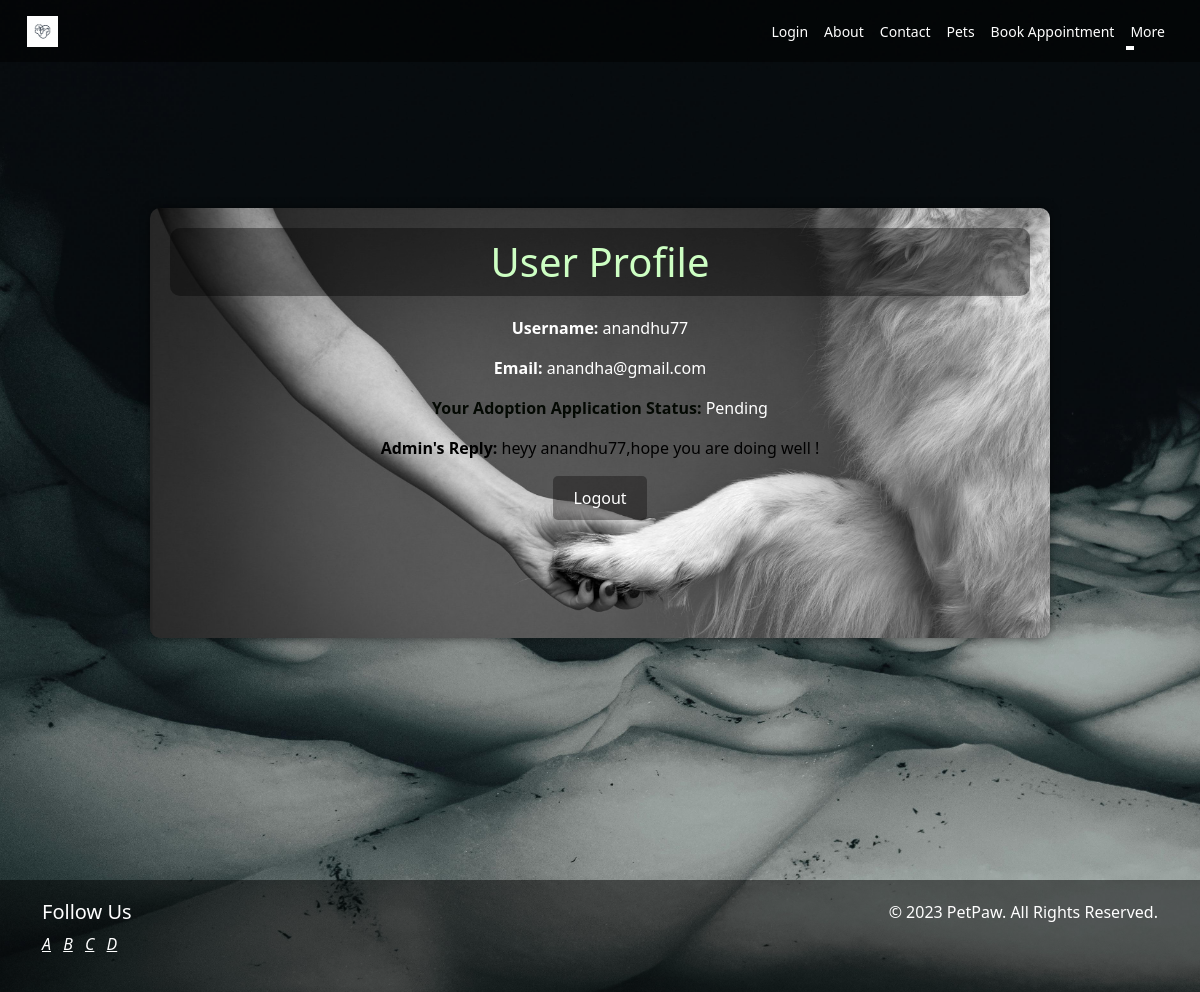
Screenshot of /profile/ (signed in) with the database file from the repository.
### users/models.py (models this page shows, shortened)
class UserProfile(models.Model):
    user = models.OneToOneField(settings.AUTH_USER_MODEL, on_delete=models.CASCADE)
    email = models.EmailField(blank=True)
    bio = models.TextField(blank=True)
    profile_picture = models.ImageField(upload_to='profile_pictures/', blank=True)
    STATUS_CHOICES = (
        ('Pending', 'Pending'),
        ('Approved', 'Approved'),
        ('Rejected', 'Rejected'),
    )
    adoption_status = models.CharField(max_length=20, choices=STATUS_CHOICES, default='Pending')
    admin_reply = models.TextField(blank=True)

class CustomUser(AbstractUser):
    is_regular_user = models.BooleanField(default=True)
    bio = models.TextField(blank=True)
    profile_picture = models.ImageField(upload_to='profile_pictures/', blank=True)

### users/views.py (the view)
# urls.py: path('profile/', views.user_profile, name='profile'),
@login_required
def user_profile(request):
    try:
        profile = request.user.userprofile
    except UserProfile.DoesNotExist:
        profile = None
    return render(request, 'user_profile.html', {'profile': profile})

### templates/user_profile.html (shortened to what this page needs)
{% extends 'base.html' %}
{% load static %}
{% block content %}
<br>
<br>
<br>
<br>
<div style="max-width: 900px;height: 430px; margin: 50px auto; padding: 20px; background-image: url('{% static 'images/ss.png' %}'); background-size: cover; background-repeat: no-repeat; border-radius: 10px; box-shadow: 0 0 10px rgba(0, 0, 0, 0.5); color: #fff;">
    <h1 style="text-align: center; color: #cdffc3; margin-bottom: 20px; background-color: rgba(0, 0, 0, 0.385); padding: 10px; border-radius: 10px;">User Profile</h1>
    <div style="margin-top: 20px; text-align: center;">
        {% if profile %}
            <p><strong style="color: #fff;">Username:</strong> {{ profile.user.username }}</p>
            <p><strong style="color: #fff;">Email:</strong> {{ profile.user.email }}</p>
            <p><strong style="color: #040903;">Your Adoption Application Status:</strong> {{ profile.adoption_status }}</p>
            {% if profile.admin_reply %}
                <p style="color: #000000;"> <strong style="color: #000000;">Admin's Reply:</strong> {{ profile.admin_reply }}</p>
            {% endif %}
        {% else %}
            <p>No profile found.</p>
        {% endif %}
        <form action="{% url 'logout' %}" method="post">
            <button type="submit" style="background-color: #0500005a; border: none; border-radius: 5px; padding: 10px 20px; color: #fff; cursor: pointer; transition: background-color 0.3s;">Logout</button>
        </form>
    </div>
</div>
<br>
<br>
<br>
<br>
<br>
<br>
<br>
<br>
{% endblock %}

### rows the page displays
UserProfile: user.username "anandhu77", user.email "anandha@gmail.com", adoption_status "Pending", admin_reply "heyy anandhu77,hope you are doing well !"
